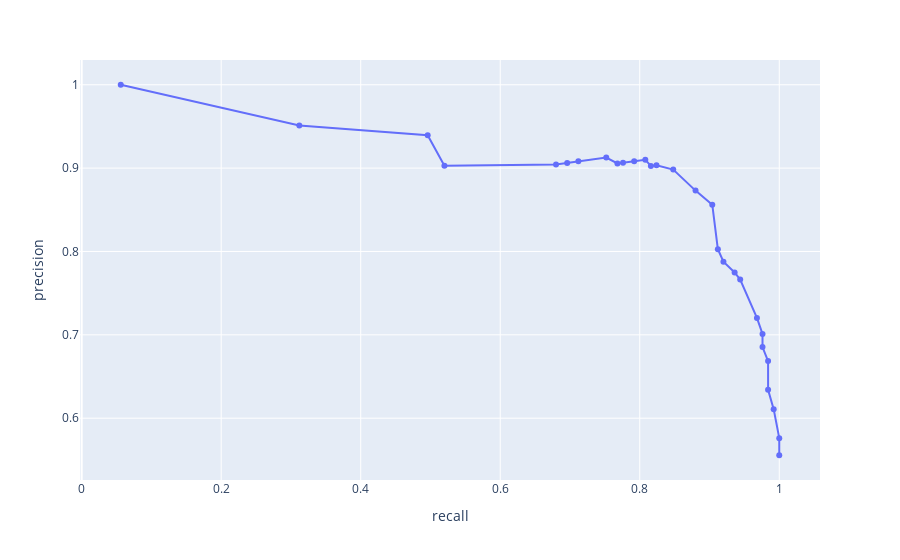

This figure's notebook cell:
### Code cell
from sklearn.metrics import precision_recall_curve

#model = KNeighborsClassifier(n_neighbors = 30)
#model.fit(df[['Income', 'Debt']], df['Status'])
#yhat_probabilities = model.predict_proba(df[['Income', 'Debt']])
#df["Status_number"] = (df["Status"] == "Paid") * 1
precision, recall, thresholds = precision_recall_curve(df["Status"], yhat_probabilities[:, 1], 
                                                       pos_label = "Paid")

precision_recall_data = pd.DataFrame({"precision" : precision[:-1], "recall": recall[:-1], "T": thresholds})
px.line(precision_recall_data, y = "precision", x = "recall", hover_name = "T", markers = True)
#plt.plot(recall, precision, '*')
#plt.xlabel("recall")
#plt.ylabel("precision")
#plt.text(recall[467], precision[467], f"T = {thresholds[467]:.2f}")
#plt.text(recall[400], precision[400], f"T = {thresholds[400]:.2f}")
#plt.text(recall[540], precision[540], f"T = {thresholds[540]:.2f}")
#plt.ylim(-0.03, 1.05)
#plt.savefig("precision_vs_recall_lm_better.png", dpi = 300, bbox_inches = "tight")
#https://scikit-learn.org/stable/auto_examples/model_selection/plot_precision_recall.html#sphx-glr-auto-examples-model-selection-plot-precision-recall-py

### Figure 1 — Plotly figure (JSON) as saved in the notebook; plotly's stock layout.template omitted (floating-point values rounded to 4 significant figures)
{"data": [{"hovertemplate": "<b>%{hovertext}</b><br><br>recall=%{x}<br>precision=%{y}<extra></extra>", "hovertext": [0.03333, 0.06667, 0.1, 0.1333, 0.1667, 0.2, 0.2333, 0.2667, 0.3, 0.3333, 0.3667, 0.4, 0.4333, 0.4667, 0.5, 0.5333, 0.5667, 0.6, 0.6333, 0.6667, 0.7, 0.7333, 0.7667, 0.8, 0.8333, 0.8667, 0.9, 0.9333, 0.9667], "legendgroup": "", "line": {"color": "#636efa", "dash": "solid"}, "marker": {"symbol": "circle"}, "mode": "lines+markers", "name": "", "orientation": "v", "showlegend": false, "type": "scatter", "x": [1, 1, 0.992, 0.984, 0.984, 0.976, 0.976, 0.968, 0.944, 0.936, 0.92, 0.912, 0.904, 0.88, 0.848, 0.824, 0.816, 0.808, 0.792, 0.776, 0.768, 0.752, 0.712, 0.696, 0.68, 0.52, 0.496, 0.312, 0.056], "xaxis": "x", "y": [0.5556, 0.576, 0.6108, 0.634, 0.6685, 0.6854, 0.7011, 0.7202, 0.7662, 0.7748, 0.7877, 0.8028, 0.8561, 0.873, 0.8983, 0.9035, 0.9027, 0.9099, 0.9083, 0.9065, 0.9057, 0.9126, 0.9082, 0.9062, 0.9043, 0.9028, 0.9394, 0.9512, 1], "yaxis": "y"}], "layout": {"legend": {"tracegroupgap": 0}, "margin": {"t": 60}, "xaxis": {"anchor": "y", "domain": [0, 1], "title": {"text": "recall"}}, "yaxis": {"anchor": "x", "domain": [0, 1], "title": {"text": "precision"}}}}
